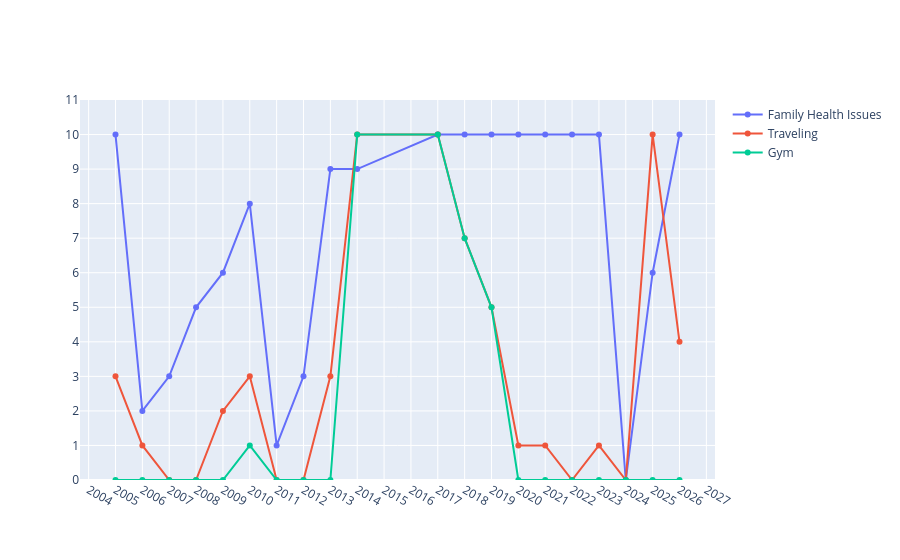

The code cell stored with this chart in its notebook:
### Code cell
fig = go.Figure()

fig.add_trace(go.Scatter(
    x = year,
    y = family,
    mode = "lines+markers",
    name = "Family Health Issues"
))

fig.add_trace(go.Scatter(
    x = year,
    y = traveling,
    mode = "lines+markers",
    name = "Traveling"
))


fig.add_trace(go.Scatter(
    x = year,
    y = gym,
    mode = "lines+markers",
    name = "Gym"
))


fig.update_layout(
    yaxis=dict(type="linear", range=[0, 11], autorange=False, dtick=1),
    xaxis=dict(tickmode="linear")
)

fig.show()

### Figure 1 — Plotly figure (JSON) as saved in the notebook; plotly's stock layout.template omitted (floating-point values rounded to 4 significant figures)
{"data": [{"mode": "lines+markers", "name": "Family Health Issues", "type": "scatter", "x": [2005, 2006, 2007, 2008, 2009, 2010, 2011, 2012, 2013, 2014, 2017, 2018, 2019, 2020, 2021, 2022, 2023, 2024, 2025, 2026], "y": [10, 2, 3, 5, 6, 8, 1, 3, 9, 9, 10, 10, 10, 10, 10, 10, 10, 0, 6, 10]}, {"mode": "lines+markers", "name": "Traveling", "type": "scatter", "x": [2005, 2006, 2007, 2008, 2009, 2010, 2011, 2012, 2013, 2014, 2017, 2018, 2019, 2020, 2021, 2022, 2023, 2024, 2025, 2026], "y": [3, 1, 0, 0, 2, 3, 0, 0, 3, 10, 10, 7, 5, 1, 1, 0, 1, 0, 10, 4]}, {"mode": "lines+markers", "name": "Gym", "type": "scatter", "x": [2005, 2006, 2007, 2008, 2009, 2010, 2011, 2012, 2013, 2014, 2017, 2018, 2019, 2020, 2021, 2022, 2023, 2024, 2025, 2026], "y": [0, 0, 0, 0, 0, 1, 0, 0, 0, 10, 10, 7, 5, 0, 0, 0, 0, 0, 0, 0]}], "layout": {"xaxis": {"tickmode": "linear"}, "yaxis": {"autorange": false, "dtick": 1, "range": [0, 11], "type": "linear"}}}
